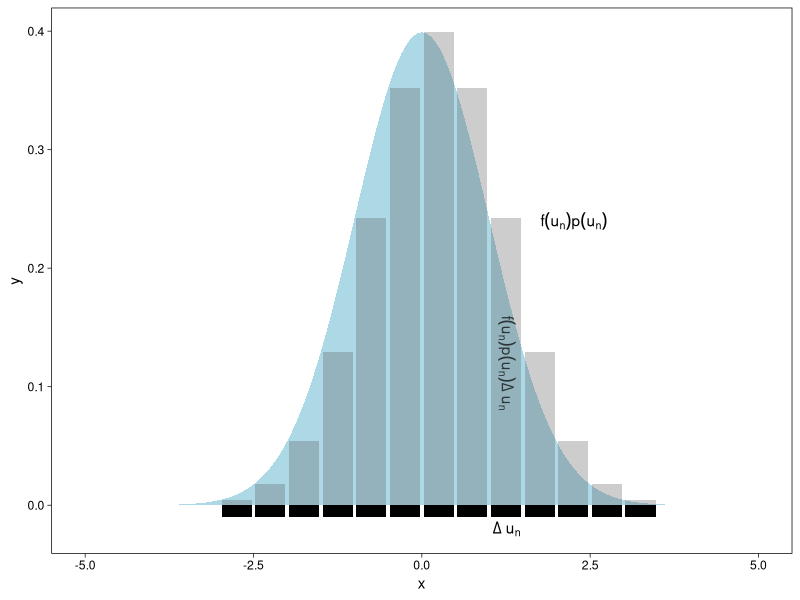
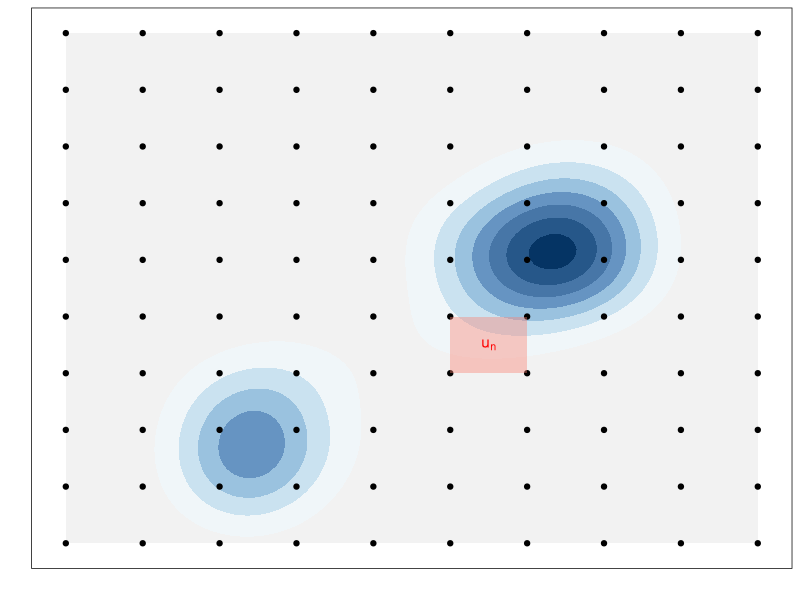
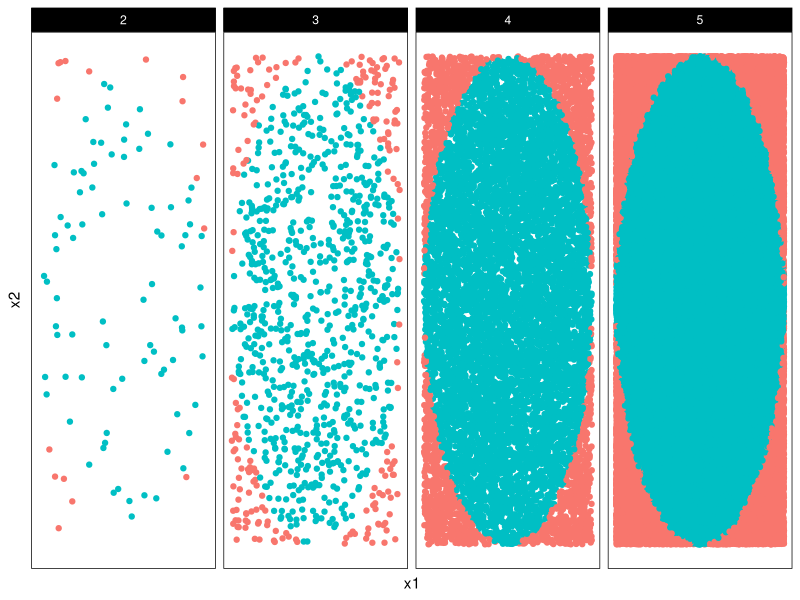
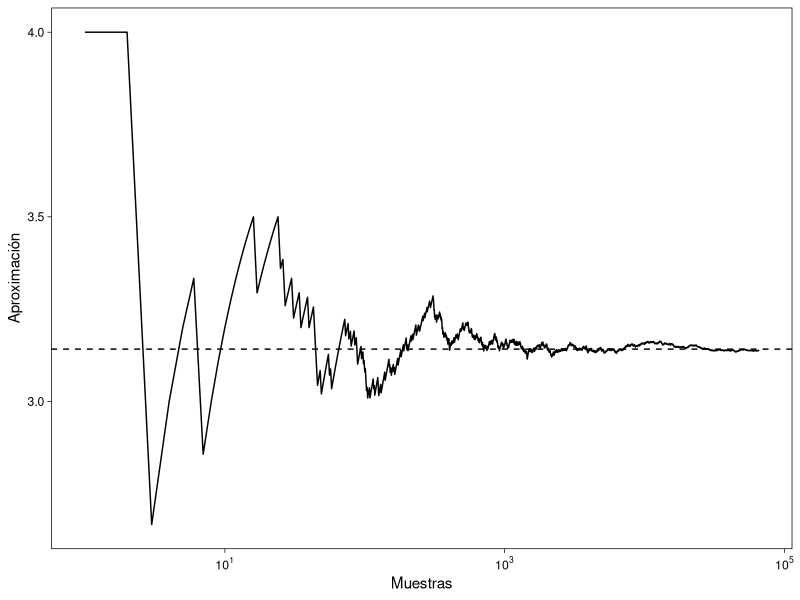
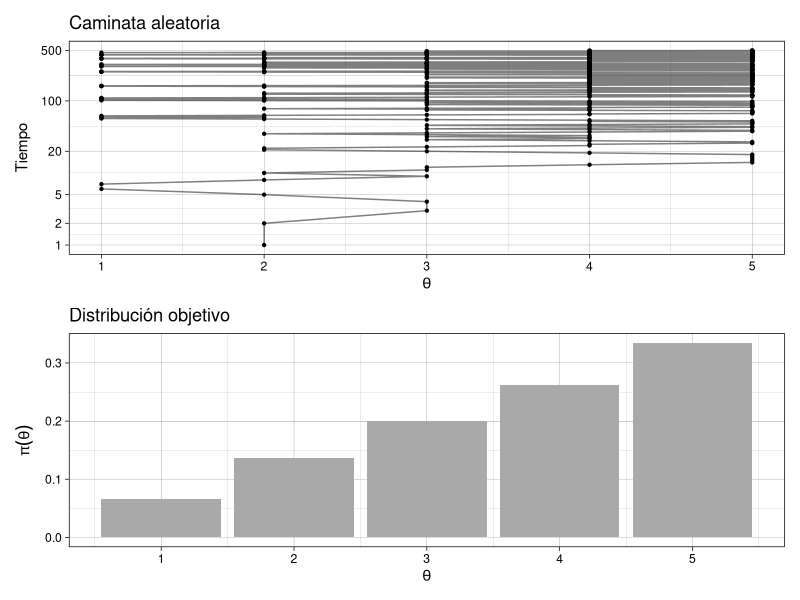
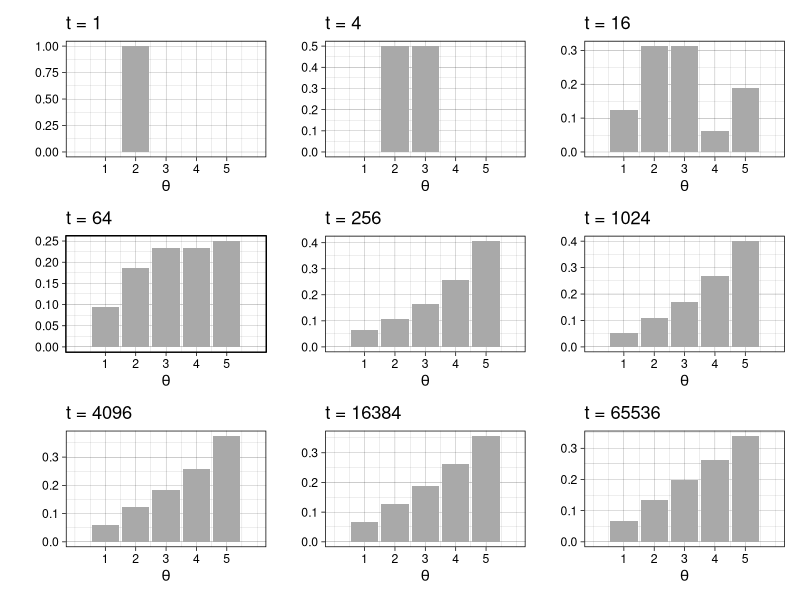
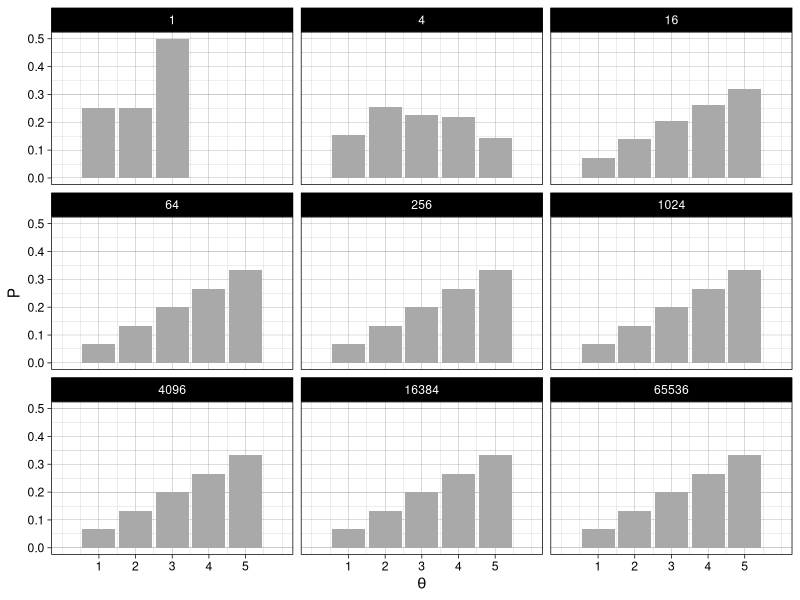
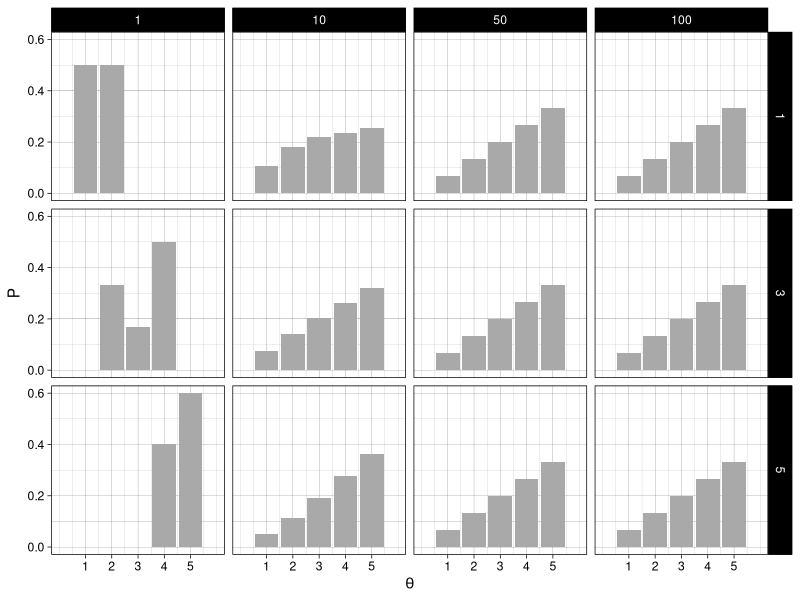

These figures' R source, in order:
## ---- chunk 1
library(tidyverse)
library(patchwork)
library(scales)
knitr::opts_chunk$set(echo = TRUE, message = FALSE, warning=FALSE, 
                      fig.align = 'center', fig.width = 5, fig.height=3, cache = TRUE)
comma <- function(x) format(x, digits = 2, big.mark = ",")
theme_set(theme_linedraw())
color.blues <- c(NA,"#BDD7E7", "#6BAED6", "#3182BD", "#08519C", "#074789", "#063e77", "#053464")
sin_lineas <- theme(panel.grid.major = element_blank(), panel.grid.minor = element_blank())
sin_leyenda <- theme(legend.position = "none")
sin_ejes <- theme(axis.ticks = element_blank(), 
        axis.text = element_blank())
## ---- chunk 2
grid.n <- 11
grid.size <- 6/(grid.n+1)
norm.cuadrature <- tibble(x = seq(-3, 3, by = grid.size), y = dnorm(x) )

## ---- chunk 3

norm.density <- tibble(x = seq(-5, 5, by = .01), 
       y = dnorm(x) ) 
  
norm.cuadrature %>% 
  ggplot(aes(x=x + grid.size/2, y=y)) + 
    geom_area(data = norm.density, aes(x = x, y = y), fill = 'lightblue') + 
    geom_bar(stat="identity", alpha = .3) + 
    geom_bar(aes(x = x + grid.size/2, y = -0.01), fill = 'black', stat="identity") + 
    sin_lineas + xlab('x') + 
    annotate('text', label = expression(Delta~u[n]), x = .01 + 5 * grid.size/2, y = -.02) + 
    annotate('text', label = expression(f(u[n]) * p(u[n]) ), x = .01 + 9 * grid.size/2, y = dnorm(.01 + 4 * grid.size/2)) + 
    annotate('text', label = expression(f(u[n]) * p(u[n]) * Delta~u[n]), 
             x = .01 + 5 * grid.size/2, y = dnorm(.01 + 4 * grid.size/2)/2, 
             angle = -90, alpha = .7)
  

## ---- chunk 4
norm.cuadrature %>% 
  summarise(approx = sum(y * grid.size), N = n()) %>% 
  round(5)
## ---- chunk 5
crear_log_post <- function(n, k){
  function(theta){
    verosim <- k * log(theta) + (n - k) * log(1 - theta)
    inicial <- log(theta)
    log_p_factor <- verosim + inicial
    log_p_factor
  }
}
# observamos 3 éxitos en 4 pruebas:
log_post <- crear_log_post(4, 3)
prob_post <- function(x) { exp(log_post(x))}
# integramos numéricamente
p_x <- integrate(prob_post, lower = 0, upper = 1, subdivisions = 100L)
p_x
## ---- chunk 6
media_funcion <- function(theta){
  theta * prob_post(theta) / p_x$value
}
integral_media <- integrate(media_funcion, lower = 0, upper = 1, subdivisions = 100L)
media_post <- integral_media$value 
media_post
## ---- chunk 7
5/(2+5)
## ---- chunk 8
# Codigo utilizado: 
# https://stackoverflow.com/questions/17521438/geom-rect-and-alpha-does-this-work-with-hard-coded-values

m <- ggplot(faithful, aes(x = eruptions, y = waiting)) +
 xlim(0.5, 6) +
 ylim(40, 110)

grid.size <- 10 - 1

mesh <- expand.grid(x = seq(0.5, 6, by = (6-.5)/grid.size), y = seq(40, 110, by = (110-40)/grid.size))

m + geom_density_2d_filled(aes(alpha = ..level..), bins = 8) + 
  scale_fill_manual(values = color.blues) + 
  sin_lineas + theme(legend.position = "none")  + 
  geom_point(data = mesh, aes(x = x, y = y)) + 
  annotate("rect", xmin = .5 + 5 * (6-.5)/grid.size, 
            xmax = .5 + 6 * (6-.5)/grid.size, 
            ymin = 40 + 3 * (110-40)/grid.size, 
            ymax = 40 + 4 * (110-40)/grid.size,
            linestyle = 'dashed', 
           fill = 'salmon', alpha = .4) + ylab("") + xlab("") + 
  annotate('text', x = .5 + 5.5 * (6-.5)/grid.size, 
                   y = 40 + 3.5 * (110-40)/grid.size, 
           label = expression(u[n]), color = 'red') +
  theme(axis.ticks = element_blank(), 
        axis.text = element_blank())

## ---- chunk 9

genera_dardos <- function(n = 100){
  tibble(x1 = runif(n, min = -1, max = 1), 
         x2 = runif(n, min = -1, max = 1)) %>% 
    mutate(resultado = ifelse(x1**2 + x2**2 <= 1., 1., 0.))
}

dardos <- tibble(n = seq(2,5)) %>% 
  mutate(datos = map(10**n, genera_dardos)) %>% 
  unnest() 

dardos %>% 
  ggplot(aes(x = x1, y = x2)) + 
    geom_point(aes(color = factor(resultado))) + 
    facet_wrap(~n, nrow = 1) + 
    sin_lineas + sin_ejes + sin_leyenda

## ---- chunk 10
set.seed(1087)

genera_dardos(n = 2**16) %>% 
  mutate(n = seq(1, 2**16), 
         approx = cummean(resultado) * 4) %>% 
  ggplot(aes(x = n, y = approx)) + 
    geom_line() + 
    geom_hline(yintercept = pi, linetype = 'dashed') + 
    scale_x_continuous(trans='log10', 
                       labels = trans_format("log10", math_format(10^.x))) + 
    ylab('Aproximación') + xlab("Muestras") + sin_lineas
  

## ---- chunk 11
theta <- rbeta(10000, 5, 2)
media_post <- mean(theta)
momento_2_post <- mean(theta^2)
c(media_post, momento_2_post)
## ---- chunk 12
mean(exp(theta) > 2)
## ---- chunk 13
datos <- tibble(
  sabor = c("fresa", "limón", "mango", "guanábana"),
  n = c(50, 45, 51, 50), gusto = c(36, 35, 42, 29)) %>% 
  mutate(prop_gust = gusto / n)
datos
## ---- chunk 14
datos <- datos %>% 
  mutate(a_post = gusto + 2, b_post = n - gusto + 1)
datos
## ---- chunk 15
simular_conjunta <- function(rep, datos){
  datos %>% mutate(valor_sim = map2_dbl(a_post, b_post, ~ rbeta(1, .x, .y))) %>% 
    select(sabor, valor_sim) 
}
simular_conjunta(1, datos) 
## ---- chunk 16
# esta no es una manera muy rápida, podríamos calcular todas las
# simulaciones de cada parámetro de manera vectorizada
sims_posterior <- tibble(rep = 1:5000) %>% 
  mutate(sims = map(rep, ~ simular_conjunta(.x, datos))) %>% 
  unnest(cols = sims)
sims_posterior
## ---- chunk 17
sims_posterior %>% 
  group_by(rep) %>% 
  mutate(sabor = sabor[which.max(valor_sim)]) %>% 
  group_by(sabor) %>% 
  count() %>% 
  ungroup() %>% 
  mutate(prop = n / sum(n))
## ---- chunk 18

set.seed(1087)

islas <- tibble(islas = 1:5, pob = 1:5)
camina_isla <- function(i){ # i: isla actual
    u <- runif(1) # volado
    v <- ifelse(u < 0.5, i - 1, i + 1)  # isla vecina (índice)
    if (v < 1 | v > 5) { # si estas en los extremos y el volado indica salir
      return(i)
    }
    u2 <- runif(1)
    p_move = min(islas$pob[v] / islas$pob[i], 1)
    if (p_move  > u2) {
        return(v) # isla destino
    }
    else {
      return(i) # me quedo en la misma isla
    }
}
pasos <- 100000
iteraciones <- numeric(pasos)
iteraciones[1] <- sample(1:5, 1) # isla inicial
for (j in 2:pasos) {
    iteraciones[j] <- camina_isla(iteraciones[j - 1])
}
caminata <- tibble(pasos = 1:pasos, isla = iteraciones)
plot_caminata <- ggplot(caminata[1:500, ], aes(x = pasos, y = isla)) +
    geom_point(size = 0.8) +
    geom_path(alpha = 0.5) +
    coord_flip() + 
    labs(title = "Caminata aleatoria") +
    scale_x_continuous(trans = "log10", "Tiempo", breaks = c(1, 2, 5, 20, 100, 500)) +
    scale_y_continuous( expression(theta))
plot_dist <- ggplot(caminata, aes(x = isla)) +
    geom_bar(fill = "darkgray", aes(y = (..count..)/sum(..count..))) +
    scale_x_continuous(expression(theta), breaks = 1:10) +
    labs(title = "Distribución objetivo", 
       y = expression(pi(theta)))
plot_caminata / plot_dist
## ---- chunk 19
t <- 4**(0:8)
plots_list <- map(t, function(i){
    ggplot(caminata[1:i, ], aes(x = isla)) +
        geom_bar(fill = "darkgray", aes(y = (..count..)/sum(..count..))) +
        labs(y = "", x = "", title = paste("t = ", i, sep = "")) +
        scale_x_continuous(expression(theta), breaks = 1:5, limits = c(0, 6))
})
wrap_plots(plots_list)
## ---- chunk 20
library(expm)
transMat <- function(P){ # recibe vector de probabilidades (o población)
    T <- matrix(0, 5, 5)
    n <- length(P - 1) # número de estados
    for (j in 2:n - 1) { # llenamos por fila
        T[j, j - 1] <- 0.5 * min(P[j - 1] / P[j], 1)
        T[j, j] <- 0.5 * (1 - min(P[j - 1] / P[j], 1)) + 
                   0.5 * (1 - min(P[j + 1] / P[j], 1))
        T[j, j + 1] <- 0.5 * min(P[j + 1] / P[j], 1)
    }
    # faltan los casos j = 1 y j = n
    T[1, 1] <- 0.5 + 0.5 * (1 - min(P[2] / P[1], 1))
    T[1, 2] <- 0.5 * min(P[2] / P[1], 1)
    T[n, n] <- 0.5 + 0.5 * (1 - min(P[n - 1] / P[n], 1))
    T[n, n - 1] <- 0.5 * min(P[n - 1] / P[n], 1)
    T
}
T <- transMat(islas$pob)
w <- c(0, 1, rep(0, 3))
t <- 4**(0:8)
expT <- map_df(t, ~data.frame(t = ., w %*% (T %^% .)))
expT_long <- expT %>%
    gather(theta, P, -t) %>% 
    mutate(theta = parse_number(theta))
ggplot(expT_long, aes(x = theta, y = P)) +
    geom_bar(stat = "identity", fill = "darkgray") + 
    facet_wrap(~ t) +
    scale_x_continuous(expression(theta), breaks = 1:5, limits = c(0, 6))
## ---- chunk 21
inicio_p <- function(i){
    w <- rep(0, 5)
    w[i] <- 1
    t <- c(1, 10, 50, 100)
    exp_t <- map_df(t, ~ data.frame(t = .x, inicio = i, w %*% (T %^% .))) %>%
        gather(theta, P, -t, -inicio) %>% 
        mutate(theta = parse_number(theta))
    exp_t
}
exp_t <- map_df(c(1, 3, 5), inicio_p)
ggplot(exp_t, aes(x = as.numeric(theta), y = P)) +
    geom_bar(stat = "identity", fill = "darkgray") + 
    facet_grid(inicio ~ t) +
    scale_x_continuous(expression(theta), breaks = 1:5, limits = c(0, 6))
## ---- chunk 22
crear_metropolis <- function(fun_log, sigma_salto = 0.1){
  # fun_log es la funcion objetivo en escaa logaritmica
  # sigma_salto es la varianza de los saltos en la propuesta
  iterar_metropolis <- function(theta_inicial, n){
    p <- length(theta_inicial)
    nombres <- names(theta_inicial)
    iteraciones <- matrix(0, nrow = n, ncol = p)
    colnames(iteraciones) <- nombres
    iteraciones[1,] <- theta_inicial
    for(i in 2:n){
      theta <- iteraciones[i - 1, ]
      theta_prop <- theta + rnorm(p, 0, sigma_salto)
      # exp(log(p) - log(q)) = p/q
      cociente <- exp(fun_log(theta_prop) - fun_log(theta))
      if(cociente >= 1 || runif(1,0,1) < cociente){
        iteraciones[i, ] <- theta_prop
      } else {
        iteraciones[i, ] <- theta  
      }
    }
    iteraciones_tbl <- iteraciones %>% 
      as_tibble() %>%  
      mutate(iter_num = row_number()) %>% 
      select(iter_num, everything())
    iteraciones_tbl
  }
  iterar_metropolis
}
## ---- chunk 23
exp_no_norm <- function(x) {
  z <- ifelse(x > 0, exp(-0.5 * x), 0)
  log(z)
}

iterador_metro <- crear_metropolis(exp_no_norm, sigma_salto = 0.5)
sims_tbl <- iterador_metro(c(theta = 0.5), 10000)
g_exp_mh <- ggplot(sims_tbl, aes(x = theta)) + 
  geom_histogram(aes(y = ..density..)) + 
  xlim(0, 20) + ggtitle("Metropolis-Hastings")

g_exp_rexp <- tibble(theta = rexp(10000, rate = .5)) %>% 
  ggplot(aes(x = theta)) + 
  geom_histogram(aes(y = ..density..)) + 
  xlim(0, 20) + ggtitle("rexp")

g_exp_mh + g_exp_rexp
## ---- chunk 24
beta_no_norm <- function(x) {
  z <- ifelse(x > 0 && x < 1, (x^2)*(1-x), 0)
  log(z)
}

iterador_metro <- crear_metropolis(beta_no_norm, sigma_salto = 0.04)
sims_metro_tbl <- iterador_metro(c(theta = 0.5), 50000)
sims_indep_tbl <- tibble(iter_num = 1:30000, theta = rbeta(30000, 3, 2))
g_1 <- ggplot(sims_metro_tbl, aes(x = theta)) + 
  geom_histogram(aes(y = ..density..)) +
  labs(subtitle = "Metropolis-Hastings")
g_2 <- ggplot(sims_indep_tbl, aes(x = theta)) + 
  geom_histogram(aes(y = ..density..)) +
  labs(subtitle = "rbeta")
g_1 + g_2
## ---- chunk 25
g_metropolis <- sims_metro_tbl %>% 
  filter(iter_num < 500) %>% 
  ggplot(aes(x = iter_num, y = theta)) +
  geom_line() + labs(subtitle = "Metropolis-Hastings")
g_indep <- sims_indep_tbl %>% 
  filter(iter_num < 500) %>% 
  ggplot(aes(x = iter_num, y = theta)) +
  geom_line() + labs(subtitle = "Independientes")
g_metropolis + g_indep
## ---- chunk 26
media_1 <- sims_metro_tbl %>% summarise(media_post = mean(theta)) %>% pull(media_post)
media_2 <- sims_indep_tbl %>% summarise(media_post = mean(theta)) %>% pull(media_post)
media_exacta <- 3/(3 + 2)
tibble(metodo = c("sim Metropolis-Hastings", "sim Independiente", "exacto"),
       media_post = c(media_1, media_2, media_exacta))
## ---- chunk 27
sim_indep <- tibble(theta = rgamma(10000, 20, 100))
ggplot(sim_indep, aes(x = theta)) + geom_histogram()
## ---- chunk 28
# logaritmo de densidad no normalizada
log_f_dist <- function(x) 210 + dgamma(x, 20, 100, log = TRUE)
# iterar
iterador_metro_chico <- crear_metropolis(log_f_dist, sigma_salto = 0.001)
sims_chico_tbl <- iterador_metro_chico(c(theta = 0.02), 50000)
g_sim <- ggplot(sims_chico_tbl %>% filter(iter_num < 3000), 
                aes(x = iter_num, y = theta)) + 
  geom_line() + 
  ylim(c(0, 0.5))

dist_bplot <- ggplot(tibble(x = rgamma(10000, 20, 100)), 
                     aes(y = x, x = "a")) + 
  geom_violin() + 
  ylab("") + 
  ylim(0, 0.5)

g_sim + dist_bplot + plot_layout(widths = c(5, 1))
## ---- chunk 29
set.seed(831)
iterador_metro_grande <- crear_metropolis(log_f_dist, sigma_salto = 20)
sims_grande_tbl <- iterador_metro_grande(c(theta = 0.02), 50000)

g_sim <- ggplot(sims_grande_tbl %>% filter(iter_num < 3000), 
                aes(x = iter_num, y = theta)) + 
  geom_line() + 
  ylim(c(0, 0.5))

g_sim + dist_bplot + plot_layout(widths = c(5, 1))
## ---- chunk 30
set.seed(831)
iterador_metro_apropiada <- crear_metropolis(log_f_dist, sigma_salto = 0.1)
sims_tbl <-iterador_metro_apropiada(c(theta = 0.02), 50000)
g_sim <- ggplot(sims_tbl %>% filter(iter_num < 3000), 
  aes(x = iter_num, y = theta)) + geom_line() + ylim(c(0, 0.5))
g_sim + dist_bplot + plot_layout(widths = c(5, 1))
## ---- chunk 31
estimaciones_media <- map_dfr(
  list(sims_chico_tbl, sims_grande_tbl, sims_tbl), 
  ~ filter(.x, iter_num < 3000) %>% 
    summarise(media = mean(theta))) %>% 
    mutate(tipo = c("salto chico", "salto grande", "salto apropiado"))
estimaciones_media %>% bind_rows(tibble(tipo = "exacta", media = 20/100)) %>% 
  select(tipo, media)
## ---- chunk 32
set.seed(6222131)
sims_chica_tbl <- iterador_metro_chico(c(theta = 0.02), 5000)
sims_grande_tbl <- iterador_metro_grande(c(theta = 0.02), 5000)
estimaciones_media <- map_dfr(
    list(sims_chica_tbl, sims_grande_tbl, sims_tbl), 
    ~ filter(.x, iter_num < 3000) %>% 
  summarise(media = mean(theta))) %>% 
  mutate(tipo = c("salto chico", "salto grande", "salto apropiado"))
estimaciones_media %>% bind_rows(tibble(tipo = "exacta", media = 20/100)) %>% 
  select(tipo, media)
## ---- chunk 33
crear_log_posterior_norm <- function(x = datos, m_0, n_0, a, b){
  # calcula log_posterior
  log_posterior <- function(mu, sigma){
      log_verosim <- sum(dnorm(x, mu, sigma, log = TRUE))
      tau <- 1 / sigma^2
      log_inicial <- 
        dgamma(tau, a, b, log = TRUE) + 
        dnorm(mu, mu_0, sigma/sqrt(n_0), log = TRUE)
      log_p <- log_verosim + log_inicial
      log_p
  }
  log_posterior
}
## ---- chunk 34
# parametros de inicial y datos
a <- 3
b <- 140
mu_0 <- 175
n_0 <- 5
set.seed(3413)
cantantes <- lattice::singer %>% 
  mutate(estatura_cm = round(2.54 * height)) %>% 
  filter(str_detect(voice.part, "Tenor")) %>% 
  sample_n(20)
## ---- chunk 35
log_p <- crear_log_posterior_norm(cantantes$estatura_cm, mu_0, n_0, a, b) 
log_post <- function(pars) { log_p(pars[1], pars[2]) }
set.seed(823)
metro_normal <- crear_metropolis(log_post, sigma_salto = 0.5)
sim_tbl <- metro_normal(c(mu = 172, sigma = 3), 50000) 
ggplot(sim_tbl %>% filter(iter_num < 100), 
       aes(x = mu, y = sigma)) + 
  geom_path() +
  geom_point()
## ---- chunk 36
g_normal <- ggplot(sim_tbl, aes(x = mu, y = sigma)) + 
  geom_point(alpha = 0.05)+ coord_equal() + ylim(c(0, 14))
g_normal
## ---- chunk 37
sim_tbl %>% summarise(across(is_double, mean))
## ---- chunk 38
crear_log_posterior <- function(x, m_0, sigma_0, inf, sup){
  # calcula log_posterior
  log_posterior <- function(mu, sigma){
      log_verosim <- sum(dnorm(x, mu, sigma, log = TRUE))
      log_inicial <- 
        dunif(sigma, inf, sup, log = TRUE) + 
        dnorm(mu, mu_0, sigma_0, log = TRUE)
      log_p <- log_verosim + log_inicial
      log_p
  }
  log_posterior
}
## ---- chunk 39
log_p <- crear_log_posterior(cantantes$estatura_cm, 175, 3, 2, 20) 
log_post <- function(pars) { log_p(pars[1], pars[2]) }
## ---- chunk 40
set.seed(8231)
metro_normal <- crear_metropolis(log_post, sigma_salto = 0.5)
sim_tbl <- metro_normal(c(mu = 172, sigma = 5), 50000) 
g_normal_2 <- ggplot(sim_tbl, aes(x = mu, y = sigma))  +
  geom_point(alpha = 0.05) + coord_equal() + ylim(c(0, 14))
g_normal + g_normal_2
## ---- chunk 41
sim_tbl %>% summarise(across(is.numeric, mean))
## ---- chunk 42
tau <- rgamma(5000, 3, 150)
sigma <- 1/sqrt(tau)
quantile(sigma, c(0.01,0.1, 0.9, 0.99))
quantile(runif(5000, 2, 25), c(0.01,0.1, 0.9, 0.99))
## ---- chunk 43
sim_formas <- function(p_azar, p_corr){
  tipo <- rbinom(1, 1, 1 - p_azar)
  if(tipo==0){
    # al azar
    x <- rbinom(1, 10, 1/5)
  } else {
    # no al azar
    x <- rbinom(1, 10, p_corr)
  }
  x
}
## ---- chunk 44
set.seed(12)
muestra <- map_dbl(1:200, ~ sim_formas(0.35, 0.5))
qplot(muestra)
## ---- chunk 45
qbeta(c(0.1, 0.9), 1, 5) %>% round(2)
## ---- chunk 46
crear_log_posterior <- function(x){
 
  log_posterior <- function(theta_azar, theta_corr){
    log_verosim <- sum(log(theta_azar * dbinom(x, 10, 1/5) + 
                          (1 - theta_azar) * dbinom(x, 10, theta_corr)))
    log_inicial <- dbeta(theta_azar, 1, 5, log = TRUE) +
      dbeta(theta_corr, 7, 3, log = TRUE)
    log_post <- log_verosim + log_inicial
    log_post
  }  
  log_posterior

}
## ---- chunk 47
log_p <- crear_log_posterior(muestra)
log_post <- function(pars) { log_p(pars[1], pars[2]) }
set.seed(8231)
metro_examenes <- crear_metropolis(log_post, sigma_salto = 0.02)
sim_tbl <- metro_examenes(c(theta_azar = 0.5, theta_corr = 0.5), 20000)
g_1 <- ggplot(sim_tbl, aes(x = theta_azar, y = theta_corr))  +
  geom_point(alpha = 0.05) + coord_equal() 
g_1
## ---- chunk 48
f <- c(0.05, 0.5, 0.95)
sim_tbl %>% 
  pivot_longer(-iter_num, names_to = "parametro", values_to = "valor") %>% 
  group_by(parametro) %>% 
  summarise(cuantil = quantile(valor, f), f = f) %>% 
  mutate(cuantil = round(cuantil, 2)) %>% 
  pivot_wider(names_from = f, values_from = cuantil)
